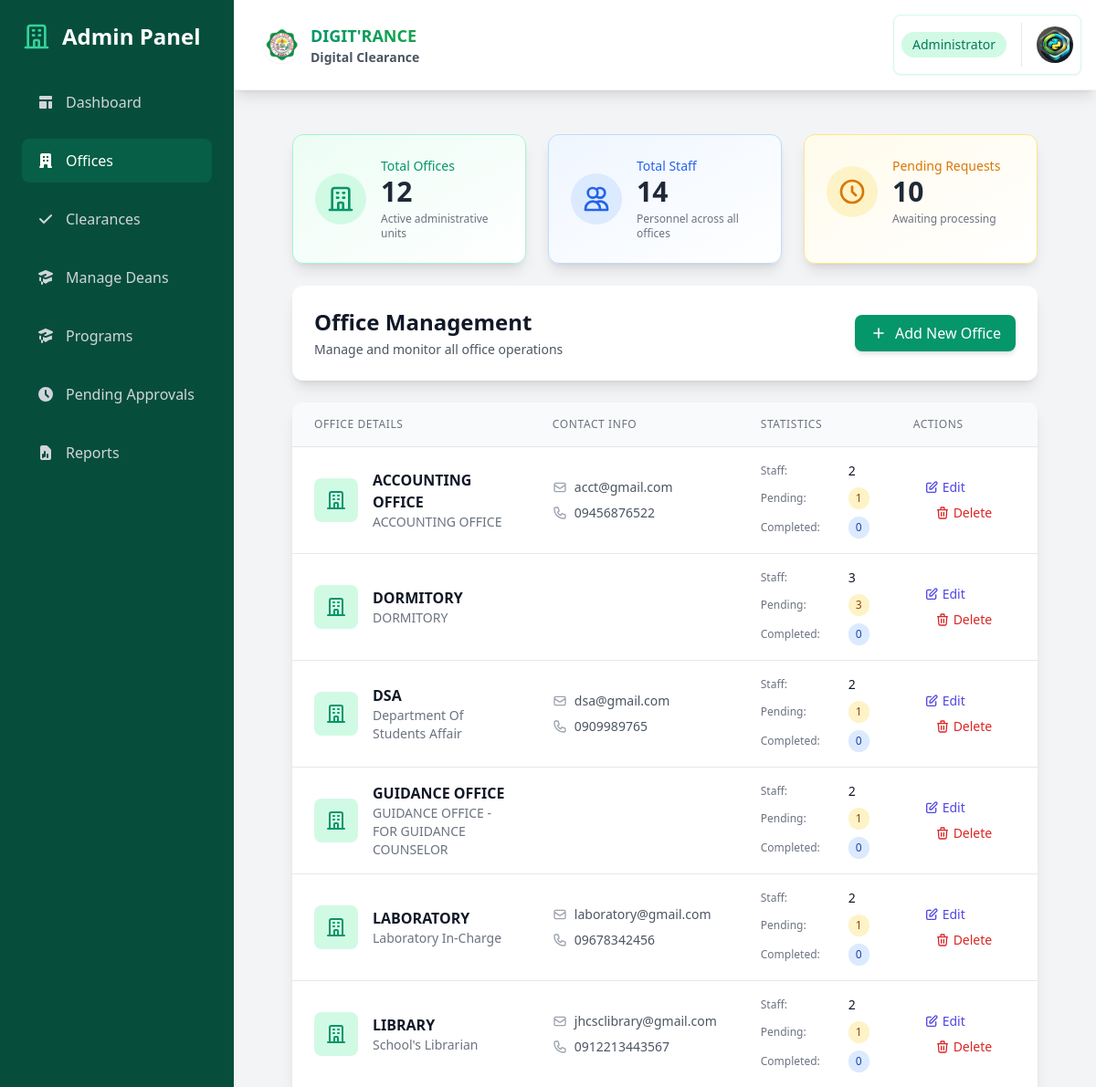
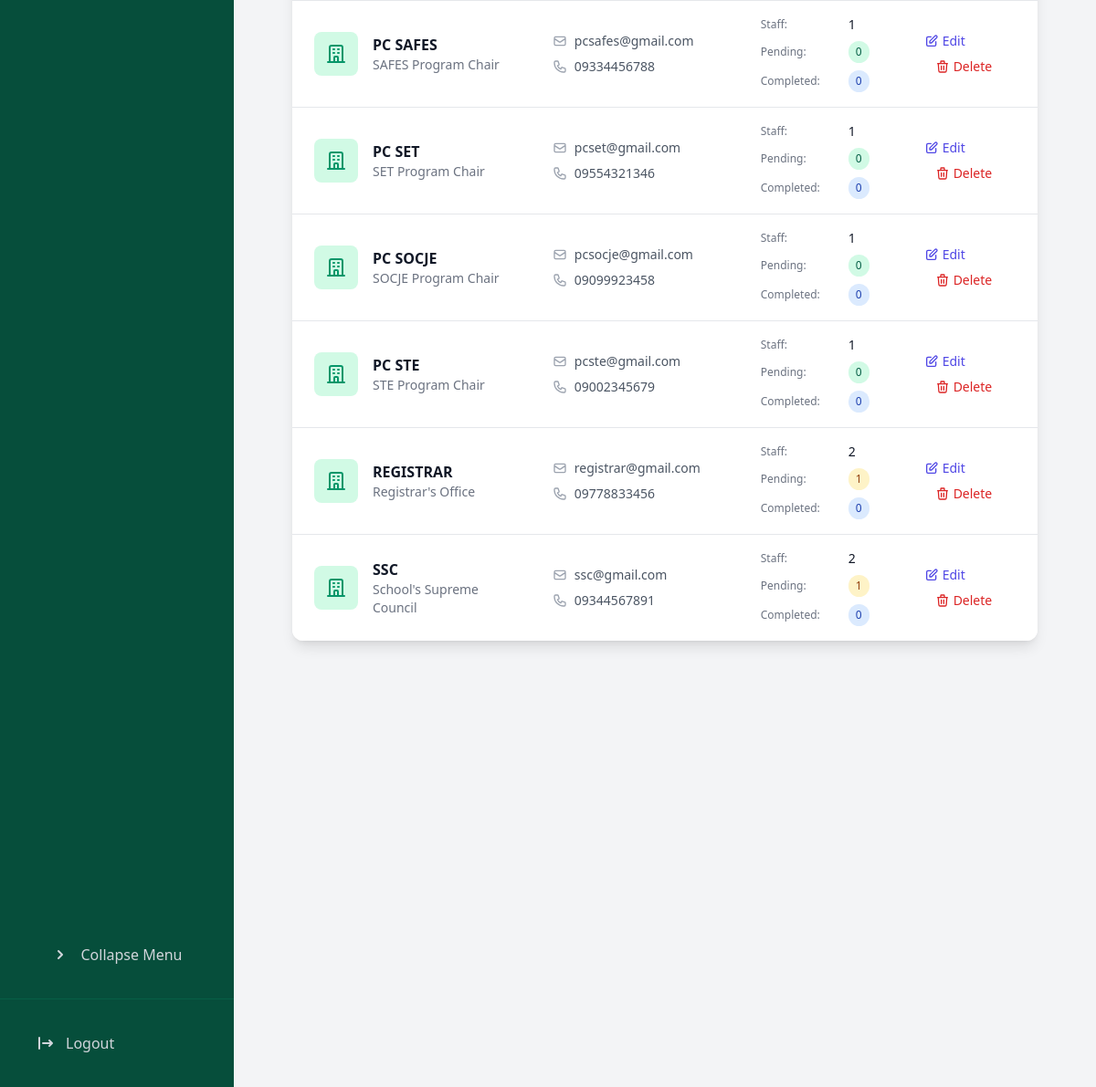
Page /dashboard/admin/offices/ (signed in) on the committed database (2 pictures, top to bottom).
### core/models.py (models this page shows, shortened)
class Office(models.Model):
    OFFICE_TYPES = [
        ('SET', 'SET'),
        ('STE', 'STE'),
        ('SOCJE', 'SOCJE'),
        ('SAFES', 'SAFES'),
        ('SSB SET', 'SSB SET'),
        ('SSB STE', 'SSB STE'),
        ('SSB SOCJE', 'SSB SOCJE'),
        ('SSB SAFES', 'SSB SAFES'),
        ('OTHER', 'OTHER'),
    ]
    name = models.CharField(max_length=255, unique=True)
    office_type = models.CharField(max_length=50, choices=OFFICE_TYPES, default='OTHER')
    affiliated_dean = models.ForeignKey(Dean, on_delete=models.SET_NULL, null=True, blank=True)
    description = models.TextField(blank=True, null=True)
    location = models.CharField(max_length=255, blank=True, null=True)
    contact_number = models.CharField(max_length=50, blank=True, null=True)
    email = models.EmailField(blank=True, null=True)
    created_at = models.DateTimeField(auto_now_add=True)

### core/views.py (the view, shortened to what this page needs)
# urls.py: path('dashboard/admin/offices/', views.admin_offices, name='admin_offices'),
@login_required
@user_passes_test(lambda u: u.is_superuser)
def admin_offices(request):
    offices = Office.objects.annotate(
        staff_count=Count('staff'),
        pending_requests=Count('clearance_requests', filter=Q(clearance_requests__status='pending')),
        completed_requests=Count('clearance_requests', filter=Q(clearance_requests__status='completed')),
        total_requests=Count('clearance_requests')
    ).order_by('name')
    return render(request, 'admin/offices.html', {
        'offices': offices,
        'total_offices': offices.count(),
        'total_staff': Staff.objects.count(),
        'total_pending_requests': sum(office.pending_requests for office in offices),
    })

### core/models.py (called while the page is built)
    def get_profile_picture_url(self):
        return self.profile_picture.url if self.profile_picture else static('img/default-profile.png')

### templates/admin/offices.html (shortened to what this page needs)
{% extends 'admin/base_admin.html' %}
{% block admin_content %}
<div class="space-y-6">
    <div class="grid grid-cols-1 md:grid-cols-3 gap-6">
        <div class="bg-gradient-to-br from-emerald-50 to-white rounded-xl shadow-lg p-6 border border-emerald-200 transform hover:scale-105 transition-all duration-300">
            <div class="flex items-center">
                <div class="p-3 rounded-full bg-emerald-100 mr-4">
                    <svg class="w-8 h-8 text-emerald-600" fill="none" stroke="currentColor" viewBox="0 0 24 24">
                        <path stroke-linecap="round" stroke-linejoin="round" stroke-width="2" d="M19 21V5a2 2 0 00-2-2H7a2 2 0 00-2 2v16m14 0h2m-2 0h-5m-9 0H3m2 0h5M9 7h1m-1 4h1m4-4h1m-1 4h1m-5 10v-5a1 1 0 011-1h2a1 1 0 011 1v5m-4 0h4"/>
                    </svg>
                </div>
                <div>
                    <p class="text-sm font-medium text-emerald-600">Total Offices</p>
                    <h3 class="text-3xl font-bold text-gray-800">{{ total_offices }}</h3>
                    <p class="text-xs text-gray-500 mt-1">Active administrative units</p>
                </div>
            </div>
        </div>
        <div class="bg-gradient-to-br from-blue-50 to-white rounded-xl shadow-lg p-6 border border-blue-200 transform hover:scale-105 transition-all duration-300">
            <div class="flex items-center">
                <div class="p-3 rounded-full bg-blue-100 mr-4">
                    <svg class="w-8 h-8 text-blue-600" fill="none" stroke="currentColor" viewBox="0 0 24 24">
                        <path stroke-linecap="round" stroke-linejoin="round" stroke-width="2" d="M12 4.354a4 4 0 110 5.292M15 21H3v-1a6 6 0 0112 0v1zm0 0h6v-1a6 6 0 00-9-5.197M13 7a4 4 0 11-8 0 4 4 0 018 0z"/>
                    </svg>
                </div>
                <div>
                    <p class="text-sm font-medium text-blue-600">Total Staff</p>
                    <h3 class="text-3xl font-bold text-gray-800">{{ total_staff }}</h3>
                    <p class="text-xs text-gray-500 mt-1">Personnel across all offices</p>
                </div>
            </div>
        </div>
        <div class="bg-gradient-to-br from-amber-50 to-white rounded-xl shadow-lg p-6 border border-amber-200 transform hover:scale-105 transition-all duration-300">
            <div class="flex items-center">
                <div class="p-3 rounded-full bg-amber-100 mr-4">
                    <svg class="w-8 h-8 text-amber-600" fill="none" stroke="currentColor" viewBox="0 0 24 24">
                        <path stroke-linecap="round" stroke-linejoin="round" stroke-width="2" d="M12 8v4l3 3m6-3a9 9 0 11-18 0 9 9 0 0118 0z"/>
                    </svg>
                </div>
                <div>
                    <p class="text-sm font-medium text-amber-600">Pending Requests</p>
                    <h3 class="text-3xl font-bold text-gray-800">{{ total_pending_requests }}</h3>
                    <p class="text-xs text-gray-500 mt-1">Awaiting processing</p>
                </div>
            </div>
        </div>
    </div>
    <div class="bg-white rounded-xl shadow-lg p-6">
        <div class="flex justify-between items-center">
            <div>
                <h2 class="text-2xl font-bold text-gray-900">Office Management</h2>
                <p class="text-sm text-gray-600 mt-1">Manage and monitor all office operations</p>
            </div>
            <button onclick="openAddOfficeModal()"
                    class="inline-flex items-center px-4 py-2 bg-emerald-600 text-white rounded-lg hover:bg-emerald-700 transition-all duration-200 transform hover:scale-105 shadow-md">
                <svg class="w-5 h-5 mr-2" fill="none" stroke="currentColor" viewBox="0 0 24 24">
                    <path stroke-linecap="round" stroke-linejoin="round" stroke-width="2" d="M12 6v6m0 0v6m0-6h6m-6 0H6"/>
                </svg>
                Add New Office
            </button>
        </div>
    </div>
    <div class="bg-white rounded-xl shadow-lg overflow-hidden">
        <div class="overflow-x-auto">
            <table class="min-w-full divide-y divide-gray-200">
                <thead class="bg-gray-50">
                    <tr>
                        <th scope="col" class="px-6 py-4 text-left text-xs font-medium text-gray-500 uppercase tracking-wider">Office Details</th>
                        <th scope="col" class="px-6 py-4 text-left text-xs font-medium text-gray-500 uppercase tracking-wider">Contact Info</th>
                        <th scope="col" class="px-6 py-4 text-left text-xs font-medium text-gray-500 uppercase tracking-wider">Statistics</th>
                        <th scope="col" class="px-6 py-4 text-left text-xs font-medium text-gray-500 uppercase tracking-wider">Actions</th>
                    </tr>
                </thead>
                <tbody class="bg-white divide-y divide-gray-200">
                    {% for office in offices %}
                    <tr class="hover:bg-gray-50 transition-colors duration-200">
                        <td class="px-6 py-4">
                            <div class="flex items-center">
                                <div class="flex-shrink-0 h-12 w-12 bg-emerald-100 rounded-lg flex items-center justify-center">
                                    <svg class="h-6 w-6 text-emerald-600" fill="none" stroke="currentColor" viewBox="0 0 24 24">
                                        <path stroke-linecap="round" stroke-linejoin="round" stroke-width="2" d="M19 21V5a2 2 0 00-2-2H7a2 2 0 00-2 2v16m14 0h2m-2 0h-5m-9 0H3m2 0h5M9 7h1m-1 4h1m4-4h1m-1 4h1m-5 10v-5a1 1 0 011-1h2a1 1 0 011 1v5m-4 0h4"/>
                                    </svg>
                                </div>
                                <div class="ml-4">
                                    <div class="text-base font-semibold text-gray-900">{{ office.name }}</div>
                                    {% if office.description %}
                                    <div class="text-sm text-gray-500">{{ office.description }}</div>
                                    {% endif %}
                                </div>
                            </div>
                        </td>
                        <td class="px-6 py-4">
                            {% if office.email or office.contact_number %}
                            <div class="space-y-2">
                                {% if office.email %}
                                <div class="flex items-center text-sm text-gray-600">
                                    <svg class="w-4 h-4 mr-2 text-gray-400" fill="none" stroke="currentColor" viewBox="0 0 24 24">
                                        <path stroke-linecap="round" stroke-linejoin="round" stroke-width="2" d="M3 8l7.89 5.26a2 2 0 002.22 0L21 8M5 19h14a2 2 0 002-2V7a2 2 0 00-2-2H5a2 2 0 00-2 2v10a2 2 0 002 2z"/>
                                    </svg>
                                    <span class="hover:text-emerald-600 transition-colors duration-200">{{ office.email }}</span>
                                </div>
                                {% endif %}
                                {% if office.contact_number %}
                                <div class="flex items-center text-sm text-gray-600">
                                    {{ office.contact_number }}
                                </div>
                                {% endif %}
                            </div>
                            {% endif %}
                        </td>
                        <td class="px-6 py-4">
                            <div class="space-y-2">
                                <div class="flex items-center">
                                    <div class="w-24 text-xs text-gray-500">Staff:</div>
                                    <span class="text-sm font-medium text-gray-900">{{ office.staff_count }}</span>
                                </div>
                                <div class="flex items-center">
                                    <div class="w-24 text-xs text-gray-500">Pending:</div>
                                    <span class="px-2 py-1 text-xs font-medium rounded-full {% if office.pending_requests > 0 %}bg-amber-100 text-amber-800{% else %}bg-emerald-100 text-emerald-800{% endif %}">
                                        {{ office.pending_requests }}
                                    </span>
                                </div>
                                <div class="flex items-center">
                                    <div class="w-24 text-xs text-gray-500">Completed:</div>
                                    <span class="px-2 py-1 text-xs font-medium rounded-full bg-blue-100 text-blue-800">
                                        {{ office.completed_requests }}
                                    </span>
                                </div>
                            </div>
                        </td>
                        <td class="px-6 py-4 text-sm font-medium space-x-3">
                            <button onclick="editOffice('{{ office.id }}')"
                                    class="text-indigo-600 hover:text-indigo-900 inline-flex items-center hover:bg-indigo-50 px-3 py-1 rounded-md transition-colors duration-200">
                                <svg class="w-4 h-4 mr-1" fill="none" stroke="currentColor" viewBox="0 0 24 24">
                                    <path stroke-linecap="round" stroke-linejoin="round" stroke-width="2" d="M11 5H6a2 2 0 00-2 2v11a2 2 0 002 2h11a2 2 0 002-2v-5m-1.414-9.414a2 2 0 112.828 2.828L11.828 15H9v-2.828l8.586-8.586z"/>
                                </svg>
                                Edit
                            </button>
                            <button onclick="deleteOffice('{{ office.id }}', '{{ office.name|escapejs }}')"
                                    class="text-red-600 hover:text-red-900 inline-flex items-center hover:bg-red-50 px-3 py-1 rounded-md transition-colors duration-200">
                                <svg class="w-4 h-4 mr-1" fill="none" stroke="currentColor" viewBox="0 0 24 24">
                                    <path stroke-linecap="round" stroke-linejoin="round" stroke-width="2" d="M19 7l-.867 12.142A2 2 0 0116.138 21H7.862a2 2 0 01-1.995-1.858L5 7m5 4v6m4-6v6m1-10V4a1 1 0 00-1-1h-4a1 1 0 00-1 1v3M4 7h16"/>
                                </svg>
                                Delete
                            </button>
                        </td>
                    </tr>
                    {% endfor %}
                </tbody>
            </table>
        </div>
    </div>
</div>
{% endblock %}

### rows in the picture
Office: name "ACCOUNTING OFFICE", description "ACCOUNTING OFFICE", email "acct@gmail.com", contact_number "09456876522", staff_count "2", pending_requests "1", completed_requests "0"
Office: name "DORMITORY", description "DORMITORY", staff_count "3", pending_requests "3", completed_requests "0"
Office: name "DSA", description "Department Of Students Affair", email "dsa@gmail.com", contact_number "0909989765", staff_count "2", pending_requests "1", completed_requests "0"
Office: name "GUIDANCE OFFICE", description "GUIDANCE OFFICE - FOR GUIDANCE COUNSELOR", staff_count "2", pending_requests "1", completed_requests "0"
Office: name "LABORATORY", description "Laboratory In-Charge", email "laboratory@gmail.com", contact_number "09678342456", staff_count "2", pending_requests "1", completed_requests "0"
Office: name "LIBRARY", description "School's Librarian", email "jhcsclibrary@gmail.com", contact_number "0912213443567", staff_count "2", pending_requests "1", completed_requests "0"
Office: name "PC SAFES", description "SAFES Program Chair", email "pcsafes@gmail.com", contact_number "09334456788", staff_count "1", pending_requests "0", completed_requests "0"
Office: name "PC SET", description "SET Program Chair", email "pcset@gmail.com", contact_number "09554321346", staff_count "1", pending_requests "0", completed_requests "0"
Office: name "PC SOCJE", description "SOCJE Program Chair", email "pcsocje@gmail.com", contact_number "09099923458", staff_count "1", pending_requests "0", completed_requests "0"
Office: name "PC STE", description "STE Program Chair", email "pcste@gmail.com", contact_number "09002345679", staff_count "1", pending_requests "0", completed_requests "0"
Office: name "REGISTRAR", description "Registrar's Office", email "registrar@gmail.com", contact_number "09778833456", staff_count "2", pending_requests "1", completed_requests "0"
Office: name "SSC", description "School's Supreme Council", email "ssc@gmail.com", contact_number "09344567891", staff_count "2", pending_requests "1", completed_requests "0"

### other values in the picture
{{ total_offices }} "12"
{{ total_staff }} "14"
{{ total_pending_requests }} "10"
